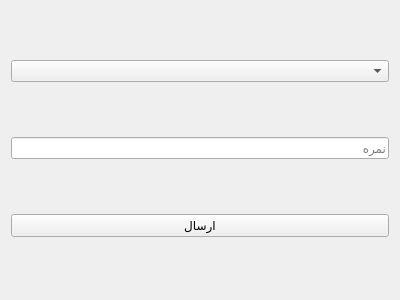
<?xml version="1.0" encoding="UTF-8"?>
<ui version="4.0">
 <class>ProfessorGrade</class>
 <widget class="QWidget" name="ProfessorGrade">
  <property name="geometry">
   <rect>
    <x>0</x>
    <y>0</y>
    <width>400</width>
    <height>300</height>
   </rect>
  </property>
  <property name="windowTitle">
   <string>ثبت نمره</string>
  </property>
  <layout class="QVBoxLayout" name="verticalLayout">
   <item>
    <widget class="QComboBox" name="participantsComboBox"/>
   </item>
   <item>
    <widget class="QLineEdit" name="gradeLineEdit">
     <property name="placeholderText">
      <string>نمره</string>
     </property>
    </widget>
   </item>
   <item>
    <widget class="QPushButton" name="submitButton">
     <property name="text">
      <string>ارسال</string>
     </property>
    </widget>
   </item>
  </layout>
 </widget>
 <resources/>
 <connections/>
</ui>
